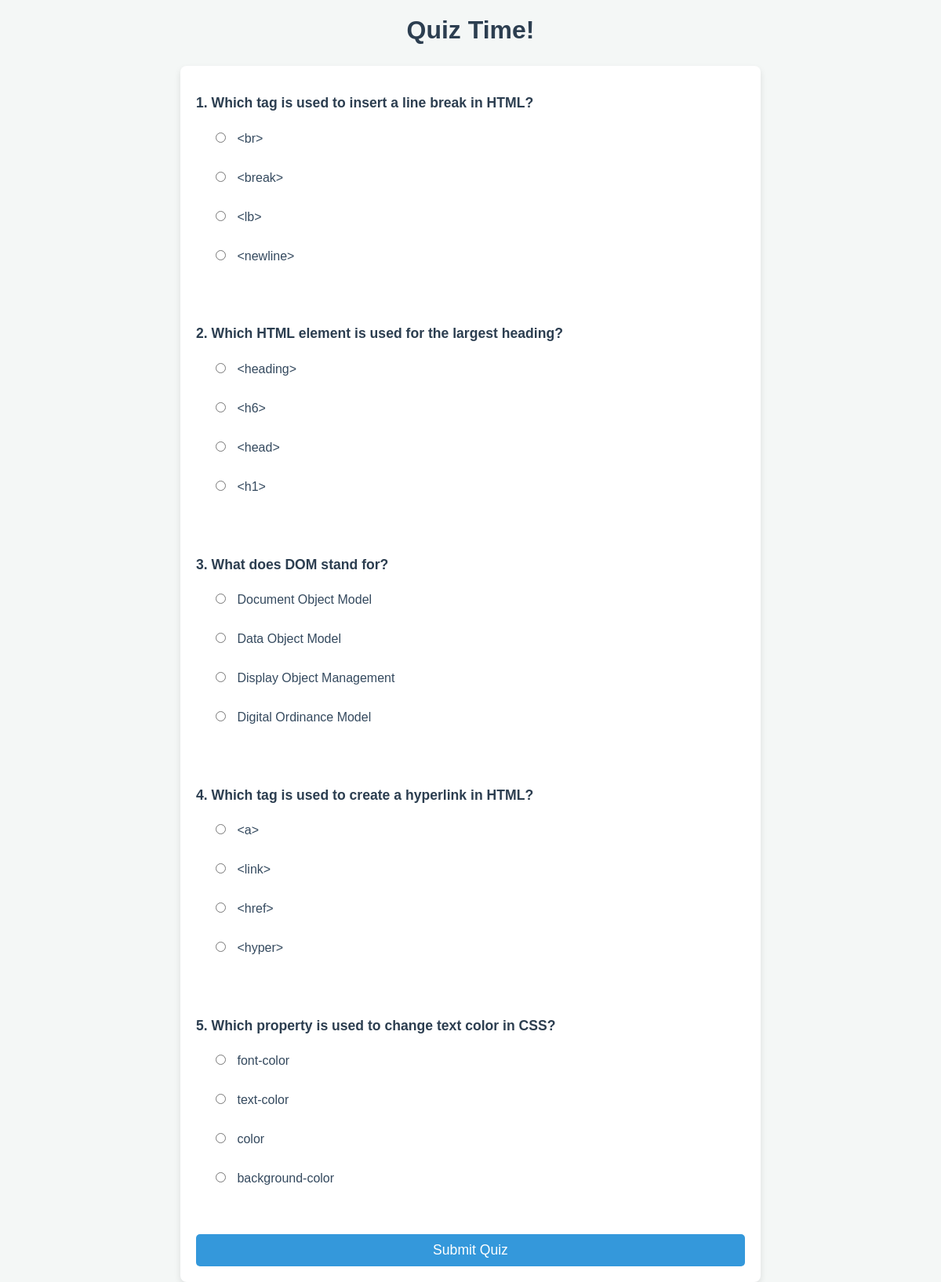
The app's page /quiz/ (signed in) with its own data.
### quizapp/models.py (models this page shows, shortened)
class Question(models.Model):
    text = models.CharField(max_length=500)
    option1 = models.CharField(max_length=255)
    option2 = models.CharField(max_length=255)
    option3 = models.CharField(max_length=255)
    option4 = models.CharField(max_length=255)
    correct_option = models.IntegerField()  # 1-4

### quizapp/views.py (the view)
# urls.py: path('quiz/', views.quiz, name='quiz'),
@login_required
def quiz(request):
    if request.method == 'POST':
        question_ids = request.session.get('questions', [])
        questions_dict = {q.id: q for q in Question.objects.filter(id__in=question_ids)}
        score = 0
        for i, qid in enumerate(question_ids):  # maintain original order
            selected = request.POST.get(f'q{i}')
            question = questions_dict.get(qid)
            if question and selected and int(selected) == question.correct_option:
                score += 1
        total_questions = len(question_ids)
        percentage = int((score / total_questions) * 100) if total_questions > 0 else 0
        QuizResult.objects.create(
            user=request.user,
            score=score,
            percentage=percentage
        )
        request.session['last_score'] = score
        request.session['last_percentage'] = percentage
        return redirect('result')
    else:
        questions = random.sample(list(Question.objects.all()), 5)
        request.session['questions'] = [q.id for q in questions]
        return render(request, 'quizapp/quiz.html', {'questions': questions})

### quizapp/templates/quizapp/quiz.html (shortened to what this page needs)
<h2>Quiz Time!</h2>
<form method="post">
  {% csrf_token %} {% for q in questions %}
  <div class="question">
    <p><strong>{{ forloop.counter }}. {{ q.text }}</strong></p>
    <div class="options">
      <label>
        <input type="radio" name="q{{ forloop.counter0 }}" value="1" />
        {{ q.option1 }} </label
      ><br />
      <label>
        <input type="radio" name="q{{ forloop.counter0 }}" value="2" />
        {{ q.option2 }} </label
      ><br />
      <label>
        <input type="radio" name="q{{ forloop.counter0 }}" value="3" />
        {{ q.option3 }} </label
      ><br />
      <label>
        <input type="radio" name="q{{ forloop.counter0 }}" value="4" />
        {{ q.option4 }} </label
      ><br />
    </div>
  </div>
  <br />
  {% endfor %}
  <button type="submit" class="submit-btn">Submit Quiz</button>
</form>

### quizapp/templates/quizapp/quiz.html (style rules this page uses)
h2 { text-align: center; font-size: 2em; color: #2c3e50; margin-top: 20px; }
form { background-color: white; max-width: 700px; margin: 0 auto; padding: 20px; border-radius: 8px; box-shadow: 0 4px 8px rgba(0, 0, 0, 0.1); }
.question { margin-bottom: 20px; }
.options label { display: block; margin-left: 20px; font-size: 1em; color: #34495e; padding: 6px 0; }
.options input[type="radio"] { margin-right: 10px; }
button.submit-btn { display: block; width: 100%; padding: 10px; background-color: #3498db; color: white; border: none; border-radius: 5px; font-size: 1.1em; cursor: pointer; transition: background-color 0.3s; }
.question p { font-size: 1.1em; font-weight: bold; color: #2c3e50; }

### records on screen
Question: text "Which tag is used to insert a line break in HTML?", option1 "<br>", option2 "<break>", option3 "<lb>", option4 "<newline>"
Question: text "Which HTML element is used for the largest heading?", option1 "<heading>", option2 "<h6>", option3 "<head>", option4 "<h1>"
Question: text "What does DOM stand for?", option1 "Document Object Model", option2 "Data Object Model", option3 "Display Object Management", option4 "Digital Ordinance Model"
Question: text "Which tag is used to create a hyperlink in HTML?", option1 "<a>", option2 "<link>", option3 "<href>", option4 "<hyper>"
Question: text "Which property is used to change text color in CSS?", option1 "font-color", option2 "text-color", option3 "color", option4 "background-color"
